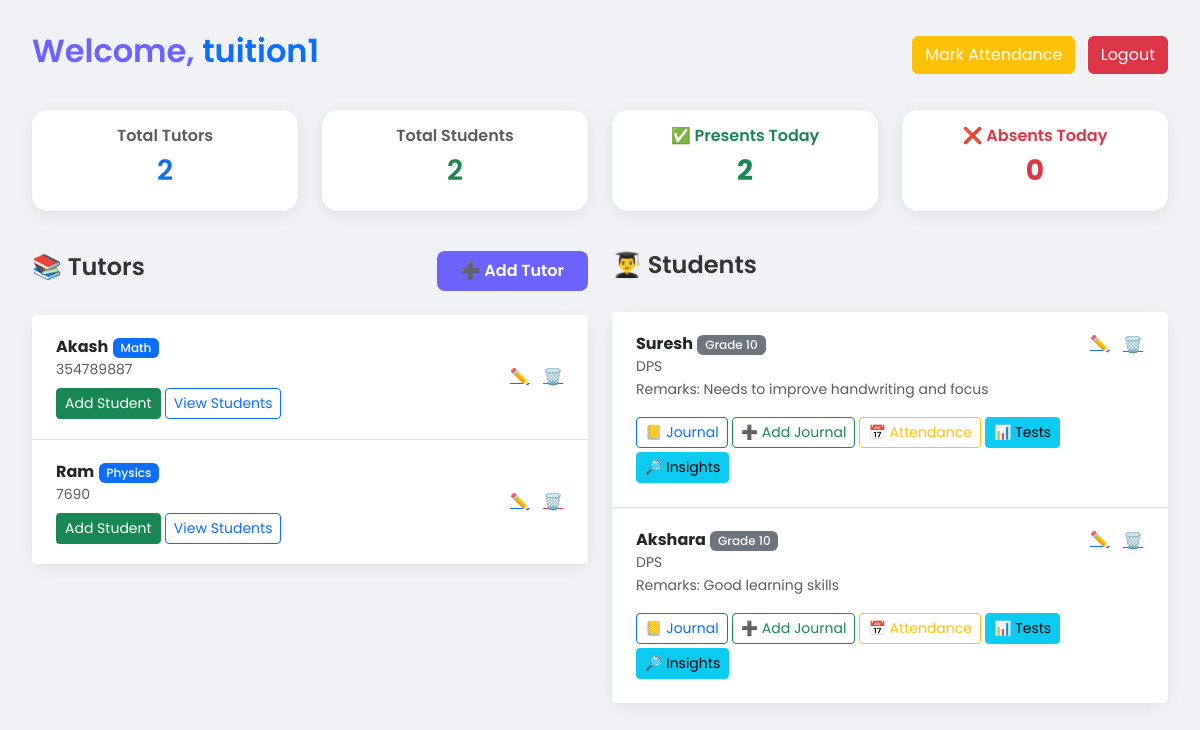
The page /dashboard (signed in) on the database its author committed.
### models.py (models this page shows)
class Tutor(SQLModel, table=True):
    id: Optional[int] = Field(default=None, primary_key=True)
    name: str
    subject: str
    phone: str
    user_id: int = Field(foreign_key="user.id")
    user: Optional[User] = Relationship(back_populates="tutors")
    students: List["Student"] = Relationship(back_populates="tutor")

class Student(SQLModel, table=True):
    id: Optional[int] = Field(default=None, primary_key=True)
    name: str
    grade: str
    school: Optional[str] = None
    syllabus: Optional[str] = None
    focus_subjects: Optional[str] = None
    subject: Optional[str] = None
    remarks: Optional[str] = None
    tutor_id: int = Field(foreign_key="tutor.id")
    tutor: "Tutor" = Relationship(back_populates="students")
    journals: List["Journal"] = Relationship(back_populates="student")
    attendance_records: List["Attendance"] = Relationship(back_populates="student")
    tests: List["TestRecord"] = Relationship(back_populates="student")
    upcoming_tests: List["UpcomingTest"] = Relationship(back_populates="student")

### main.py (the view)
@app.get("/dashboard", response_class=HTMLResponse)
def dashboard(request: Request, session: Session = Depends(get_session)):
    username = request.cookies.get("username")
    user = session.exec(select(User).where(User.username == username)).first()
    if not user:
        return RedirectResponse("/login", status_code=303)
    tutors = session.exec(select(Tutor).where(Tutor.user_id == user.id)).all()
    students = session.exec(
        select(Student).where(Student.tutor_id.in_([t.id for t in tutors]))
    ).all()
    today = date.today()
    presents_today = session.exec(
        select(func.count(Attendance.id))
        .where(Attendance.attendance_date == today)
        .where(Attendance.student_id.in_([s.id for s in students]))
        .where(func.lower(Attendance.status) == "present")
    ).first() or 0
    absents_today = session.exec(
        select(func.count(Attendance.id))
        .where(Attendance.attendance_date == today)
        .where(Attendance.student_id.in_([s.id for s in students]))
        .where(func.lower(Attendance.status) == "absent")
    ).first() or 0
    record_tests = session.exec(
        select(TestRecord)
        .where(TestRecord.student_id.in_([s.id for s in students]))
        .where(TestRecord.test_date <= today)
    ).all()
    upcoming_tests = session.exec(
        select(UpcomingTest)
        .where(UpcomingTest.student_id.in_([s.id for s in students]))
        .where(UpcomingTest.test_date >= today)
        .order_by(UpcomingTest.test_date)
    ).all()
    return no_cache_response(
        templates.TemplateResponse(
            "dashboard.html",
            {
                "request": request,
                "username": username,
                "tutors": tutors,
                "students": students,
                "presents_today": presents_today,
                "absents_today": absents_today,
                "record_tests": record_tests,
                "upcoming_tests": upcoming_tests,
            }
        )
    )
    tutors = session.exec(select(Tutor).where(Tutor.user_id == user.id)).all()
    if not tutors:
        students = []
    else:
        students = session.exec(
            select(Student).where(Student.tutor_id.in_([t.id for t in tutors]))
        ).all()
    today = date.today()
    presents_today = session.exec(
        select(func.count(Attendance.id))
        .where(Attendance.attendance_date == today)
        .where(Attendance.student_id.in_([s.id for s in students]))
        .where(func.lower(Attendance.status) == "present")
    ).first() or 0
    absents_today = session.exec(
        select(func.count(Attendance.id))
        .where(Attendance.attendance_date == today)
        .where(Attendance.student_id.in_([s.id for s in students]))
        .where(func.lower(Attendance.status) == "absent")
    ).first() or 0
    record_tests = session.exec(
        select(TestRecord)
        .where(TestRecord.student_id.in_([s.id for s in students]))
        .where(TestRecord.test_date >= today)
        .where(TestRecord.test_date <= today + timedelta(days=7))
        .order_by(TestRecord.test_date)
    ).all()
    upcoming_tests = session.exec(
        select(UpcomingTest)
        .join(Student)
        .where(Student.tutor_id.in_([t.id for t in tutors]))
        .where(UpcomingTest.test_date >= today)
        .order_by(UpcomingTest.test_date)
    ).all()
    return templates.TemplateResponse(
        "dashboard.html",
        {
            "request": request,
            "username": username,
            "tutors": tutors,
            "students": students,
            "presents_today": presents_today,
            "absents_today": absents_today,
            "record_tests": record_tests,
            "upcoming_tests": upcoming_tests
        }
    )

### templates/dashboard.html (shortened to what this page needs)
<!DOCTYPE html>
<html lang="en">
<head>
    <link href="https://cdn.jsdelivr.net/npm/bootstrap@5.3.3/dist/css/bootstrap.min.css" rel="stylesheet">
</head>
<body>
<div class="container-fluid">
    <div class="header-section">
        <h2>Welcome, <span class="text-primary">{{ username }}</span></h2>
        <div>
            <a href="/attendance" class="btn btn-warning me-2 text-white">Mark Attendance</a>
            <a href="/logout" class="btn btn-danger">Logout</a>
        </div>
    </div>
    <div class="row mb-4 g-4">
        <div class="col-md-3">
            <div class="card h-100">
                <div class="card-body text-center">
                    <h6 class="text-muted">Total Tutors</h6>
                    <h3 class="text-primary">{{ tutors|length }}</h3>
                </div>
            </div>
        </div>
        <div class="col-md-3">
            <div class="card h-100">
                <div class="card-body text-center">
                    <h6 class="text-muted">Total Students</h6>
                    <h3 class="text-success">{{ students|length }}</h3>
                </div>
            </div>
        </div>
        <div class="col-md-3">
            <div class="card h-100">
                <div class="card-body text-center">
                    <h6 class="text-success">✅ Presents Today</h6>
                    <h3 class="fw-bold text-success">{{ presents_today }}</h3>
                </div>
            </div>
        </div>
        <div class="col-md-3">
            <div class="card h-100">
                <div class="card-body text-center">
                    <h6 class="text-danger">❌ Absents Today</h6>
                    <h3 class="fw-bold text-danger">{{ absents_today }}</h3>
                </div>
            </div>
        </div>
    </div>
    <div class="row g-4">
        <div class="col-md-6">
            <div class="section-header">
                <h4>📚 Tutors</h4>
                <a href="/add-tutor" class="btn btn-action text-white">➕ Add Tutor</a>
            </div>
            <div class="card">
                <ul class="list-group list-group-flush">
                    {% if tutors %}
                        {% for tutor in tutors %}
                            <li class="list-group-item d-flex justify-content-between align-items-center">
                                <div>
                                    <strong>{{ tutor.name }}</strong>
                                    <span class="badge bg-primary">{{ tutor.subject }}</span>
                                    <div class="small text-muted">{{ tutor.phone }}</div>
                                    <div class="mt-2">
                                        <a href="/tutor/{{ tutor.id }}/add-student" class="btn btn-sm btn-success">Add Student</a>
                                        <a href="/tutor/{{ tutor.id }}/students" class="btn btn-sm btn-outline-primary">View Students</a>
                                    </div>
                                </div>
                                <div>
                                    <a href="/tutor/{{ tutor.id }}/edit" class="text-primary me-2" title="Edit Tutor">✏️</a>
                                    <form action="/tutor/{{ tutor.id }}/delete" method="post" style="display:inline;">
                                        <button type="submit" class="btn btn-link text-danger p-0 m-0"
                                                onclick="return confirm('Delete this tutor and all students under them?')"
                                                title="Delete Tutor">🗑️</button>
                                    </form>
                                </div>
                            </li>
                        {% endfor %}
                    {% else %}
                        <li class="list-group-item text-center text-muted py-5">No tutors added yet.</li>
                    {% endif %}
                </ul>
            </div>
        </div>
        <div class="col-md-6">
            <div class="section-header">
                <h4>👨‍🎓 Students</h4>
            </div>
            <div class="card">
                <ul class="list-group list-group-flush">
                    {% if students %}
                        {% for student in students %}
                            <li class="list-group-item">
                                <div class="d-flex justify-content-between align-items-start">
                                    <div>
                                        <strong>{{ student.name }}</strong>
                                        <span class="badge bg-secondary">Grade {{ student.grade }}</span>
                                        <div class="small text-muted">{{ student.school }}</div>
                                        {% if student.remarks %}
                                            <small class="text-muted">Remarks: {{ student.remarks }}</small>
                                        {% endif %}
                                    </div>
                                    <div>
                                        <a href="/student/{{ student.id }}/edit" class="text-primary me-2" title="Edit Student">✏️</a>
                                        <form action="/student/{{ student.id }}/delete" method="post" style="display:inline;">
                                            <button type="submit" class="btn btn-link text-danger p-0 m-0"
                                                    onclick="return confirm('Delete this student?')"
                                                    title="Delete Student">🗑️</button>
                                        </form>
                                    </div>
                                </div>
                                <div class="mt-3 d-flex flex-wrap">
                                    <a href="/student/{{ student.id }}/journal" class="btn btn-sm btn-outline-primary me-1 mb-1">📒 Journal</a>
                                    <a href="/student/{{ student.id }}/journal/add" class="btn btn-sm btn-outline-success me-1 mb-1">➕ Add Journal</a>
                                    <a href="/student/{{ student.id }}/attendance-view" class="btn btn-sm btn-outline-warning me-1 mb-1">📅 Attendance</a>
                                    <a href="/student/{{ student.id }}/tests" class="btn btn-sm btn-info me-1 mb-1">📊 Tests</a>
                                    <a href="/insights/student/{{ student.id }}/weekly" class="btn btn-sm btn-info mb-1">🔎 Insights</a>
                                </div>
                            </li>
                        {% endfor %}
                    {% else %}
                        <li class="list-group-item text-center text-muted py-5">No students found.</li>
                    {% endif %}
                </ul>
            </div>
        </div>
    </div>
</div>
</body>
</html>

### templates/dashboard.html (style rules this page uses)
:root { --primary-color: #6C63FF; --secondary-color: #8E7CFF; --text-color: #333; --light-bg: #F0F2F5; --card-bg: #fff; --border-color: #ddd; }
body { font-family: 'Poppins', sans-serif; background-color: var(--light-bg); color: var(--text-color); }
.container-fluid { padding: 2rem; }
.header-section { display: flex; justify-content: space-between; align-items: center; margin-bottom: 2rem; }
.header-section h2 { font-weight: 600; color: var(--primary-color); }
.btn-action { background-color: var(--primary-color); border: none; padding: 0.5rem 1.5rem; font-weight: 600; border-radius: 0.5rem; transition: background-color 0.3s ease; }
.card { border: none; border-radius: 1rem; box-shadow: 0 4px 15px rgba(0, 0, 0, 0.08); transition: transform 0.3s ease, box-shadow 0.3s ease; }
.card-body h3, .card-body h6 { font-weight: 600; }
.card-body h3 { margin-top: 0.5rem; }
.section-header { display: flex; justify-content: space-between; align-items: center; margin-bottom: 1.5rem; padding-top: 1rem; }
.section-header h4 { font-weight: 600; }
.list-group-item { border: none; border-bottom: 1px solid var(--border-color); padding: 1.25rem 1.5rem; }
.list-group-item:last-child { border-bottom: none; }
.badge { font-weight: 500; }

### rows shown on the page
Tutor: name "Akash", subject "Math", phone "354789887"
Tutor: name "Ram", subject "Physics", phone "7690"
Student: name "Suresh", grade "10", school "DPS", remarks "Needs to improve handwriting and focus"
Student: name "Akshara", grade "10", school "DPS", remarks "Good learning skills"

### other values the page prints
{{ username }} "tuition1"
{{ tutors|length }} "2"
{{ students|length }} "2"
{{ presents_today }} "2"
{{ absents_today }} "0"
